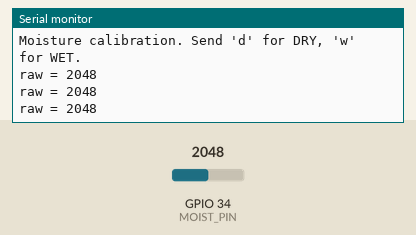
A sketch run on a simulated ESP32. On the bench: the last lines printed to the serial monitor. The test bench sets the inputs (shaded band); at power-on: GPIO 34 (MOIST_PIN) = 2048 (analog values on the 0–4095 scale).

Above: at 2.2 s.
2.3 s: GPIO 34 (MOIST_PIN) set to 1037
At 2.71 s:
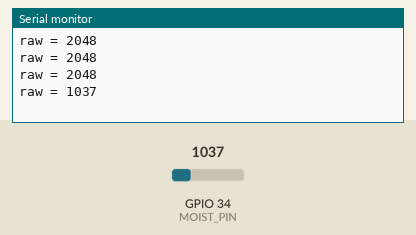
3.8 s: GPIO 34 (MOIST_PIN) set to 948
At 4.46 s:
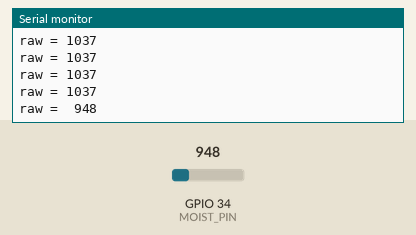
9.7 s: GPIO 34 (MOIST_PIN) set to 111
At 10.12 s:
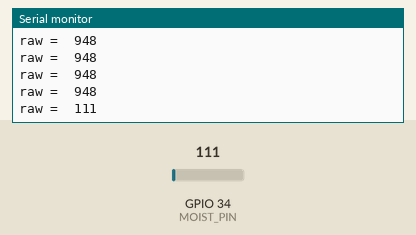
11.2 s: GPIO 34 (MOIST_PIN) set to 91
At 11.86 s:
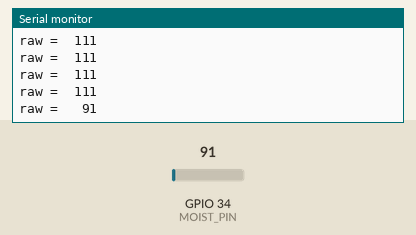

The sketch:

Moisture_Calibration.ino
```cpp
// Phase 2 - Step 5: HW-390 capacitive soil moisture sensor calibration
// Wiring: VCC -> 3V3, GND -> GND, AOUT -> GPIO34 (D34, ADC1)
// Serial Monitor: 115200 baud
//
// Commands:
//   d = store current reading as DRY  (sensor held in open air)
//   w = store current reading as WET  (sensor in water, up to the printed line only)

const int MOIST_PIN = 34;

int dryRaw = -1;
int wetRaw = -1;

// Average 64 readings to smooth ADC noise
int readAvg() {
  long sum = 0;
  for (int i = 0; i < 64; i++) {
    sum += analogRead(MOIST_PIN);
    delay(2);
  }
  return (int)(sum / 64);
}

void setup() {
  Serial.begin(115200);
  delay(1000);
  analogReadResolution(12);                         // 0..4095
  analogSetPinAttenuation(MOIST_PIN, ADC_11db);     // full ~0-3.3 V range
  Serial.println("\nMoisture calibration. Send 'd' for DRY, 'w' for WET.\n");
}

void loop() {
  if (Serial.available()) {
    char c = Serial.read();
    if (c == 'd' || c == 'D') {
      dryRaw = readAvg();
      Serial.printf(">>> DRY stored: %d\n", dryRaw);
    } else if (c == 'w' || c == 'W') {
      wetRaw = readAvg();
      Serial.printf(">>> WET stored: %d\n", wetRaw);
    }
  }

  int raw = readAvg();

  if (dryRaw > 0 && wetRaw > 0 && dryRaw != wetRaw) {
    float pct = 100.0f * (dryRaw - raw) / (float)(dryRaw - wetRaw);
    if (pct < 0) pct = 0;
    if (pct > 100) pct = 100;
    Serial.printf("raw = %4d   moisture = %5.1f %%   (dry=%d, wet=%d)\n", raw, pct, dryRaw, wetRaw);
  } else {
    Serial.printf("raw = %4d\n", raw);
  }

  delay(300);
}
```

Measured:
- the behaviour switches between 1000 and 999 on GPIO 34 (MOIST_PIN) (found by bisection; images 1 and 2)
- the behaviour switches between 100 and 99 on GPIO 34 (MOIST_PIN) (found by bisection; images 3 and 4)
- after the input at 2.3 s, the serial monitor: prints a new line after 0.14 s (image 1)
- after the input at 3.8 s, the serial monitor: prints a new line after 0.38 s (image 2)
- after the input at 9.7 s, the serial monitor: prints a new line after 0.14 s (image 3)
- after the input at 11.2 s, the serial monitor: prints a new line after 0.38 s (image 4)
